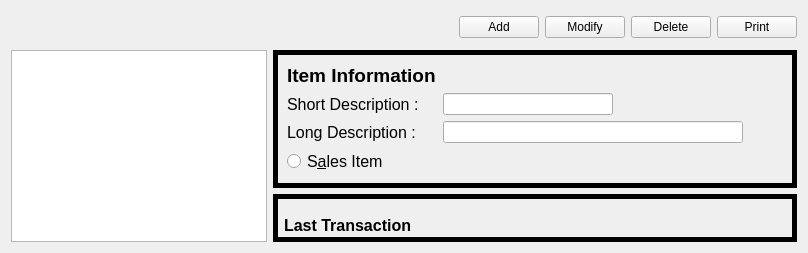
      <widget class="QWidget" name="ItemsTab">
       <attribute name="title">
        <string>Items List</string>
       </attribute>
       <layout class="QGridLayout" name="gridLayout_35">
        <item row="1" column="0">
         <layout class="QHBoxLayout" name="horizontalLayout_22">
          <item>
           <widget class="QTableView" name="tvItems">
            <property name="maximumSize">
             <size>
              <width>500</width>
              <height>16777215</height>
             </size>
            </property>
           </widget>
          </item>
          <item>
           <layout class="QVBoxLayout" name="verticalLayout_7">
            <item>
             <widget class="QFrame" name="frame3">
              <property name="maximumSize">
               <size>
                <width>16777215</width>
                <height>200</height>
               </size>
              </property>
              <property name="frameShape">
               <enum>QFrame::Box</enum>
              </property>
              <property name="frameShadow">
               <enum>QFrame::Plain</enum>
              </property>
              <property name="lineWidth">
               <number>5</number>
              </property>
              <layout class="QGridLayout" name="gridLayout_33">
               <item row="0" column="0">
                <widget class="QLabel" name="label_16">
                 <property name="font">
                  <font>
                   <pointsize>14</pointsize>
                   <bold>true</bold>
                  </font>
                 </property>
                 <property name="text">
                  <string>Item Information</string>
                 </property>
                </widget>
               </item>
               <item row="1" column="0">
                <layout class="QHBoxLayout" name="horizontalLayout_45">
                 <item>
                  <widget class="QLabel" name="label_60">
                   <property name="minimumSize">
                    <size>
                     <width>150</width>
                     <height>0</height>
                    </size>
                   </property>
                   <property name="font">
                    <font>
                     <pointsize>12</pointsize>
                    </font>
                   </property>
                   <property name="text">
                    <string>Short Description : </string>
                   </property>
                  </widget>
                 </item>
                 <item>
                  <widget class="QLineEdit" name="leShortDesc">
                   <property name="enabled">
                    <bool>true</bool>
                   </property>
                   <property name="sizePolicy">
                    <sizepolicy hsizetype="Expanding" vsizetype="Fixed">
                     <horstretch>0</horstretch>
                     <verstretch>0</verstretch>
                    </sizepolicy>
                   </property>
                   <property name="maximumSize">
                    <size>
                     <width>200</width>
                     <height>16777215</height>
                    </size>
                   </property>
                   <property name="readOnly">
                    <bool>true</bool>
                   </property>
                  </widget>
                 </item>
                 <item>
                  <spacer name="horizontalSpacer_25">
                   <property name="orientation">
                    <enum>Qt::Horizontal</enum>
                   </property>
                   <property name="sizeHint" stdset="0">
                    <size>
                     <width>44</width>
                     <height>20</height>
                    </size>
                   </property>
                  </spacer>
                 </item>
                </layout>
               </item>
               <item row="2" column="0">
                <layout class="QHBoxLayout" name="horizontalLayout_44">
                 <item>
                  <widget class="QLabel" name="label_59">
                   <property name="minimumSize">
                    <size>
                     <width>150</width>
                     <height>0</height>
                    </size>
                   </property>
                   <property name="font">
                    <font>
                     <pointsize>12</pointsize>
                    </font>
                   </property>
                   <property name="text">
                    <string>Long Description : </string>
                   </property>
                  </widget>
                 </item>
                 <item>
                  <widget class="QLineEdit" name="leLongDesc">
                   <property name="minimumSize">
                    <size>
                     <width>300</width>
                     <height>0</height>
                    </size>
                   </property>
                   <property name="readOnly">
                    <bool>true</bool>
                   </property>
                  </widget>
                 </item>
                 <item>
                  <spacer name="horizontalSpacer_27">
                   <property name="orientation">
                    <enum>Qt::Horizontal</enum>
                   </property>
                   <property name="sizeHint" stdset="0">
                    <size>
                     <width>40</width>
                     <height>20</height>
                    </size>
                   </property>
                  </spacer>
                 </item>
                </layout>
               </item>
               <item row="3" column="0">
                <widget class="QRadioButton" name="rbSale">
                 <property name="enabled">
                  <bool>true</bool>
                 </property>
                 <property name="font">
                  <font>
                   <pointsize>12</pointsize>
                  </font>
                 </property>
                 <property name="text">
                  <string>S&amp;ales Item</string>
                 </property>
                 <property name="checkable">
                  <bool>true</bool>
                 </property>
                </widget>
               </item>
              </layout>
             </widget>
            </item>
            <item>
             <widget class="QFrame" name="frame3_2">
              <property name="frameShape">
               <enum>QFrame::Box</enum>
              </property>
              <property name="frameShadow">
               <enum>QFrame::Plain</enum>
              </property>
              <property name="lineWidth">
               <number>5</number>
              </property>
              <widget class="QSplitter" name="splitter_3">
               <property name="geometry">
                <rect>
                 <x>11</x>
                 <y>11</y>
                 <width>284</width>
                 <height>300</height>
                </rect>
               </property>
               <property name="orientation">
                <enum>Qt::Vertical</enum>
               </property>
               <widget class="QLabel" name="label_57">
                <property name="minimumSize">
                 <size>
                  <width>0</width>
                  <height>40</height>
                 </size>
                </property>
                <property name="maximumSize">
                 <size>
                  <width>16777215</width>
                  <height>40</height>
                 </size>
                </property>
                <property name="font">
                 <font>
                  <pointsize>12</pointsize>
                  <bold>true</bold>
                 </font>
                </property>
                <property name="text">
                 <string>Last Transaction</string>
                </property>
               </widget>
               <widget class="QWidget" name="layoutWidget">
                <layout class="QVBoxLayout" name="verticalLayout_8">
                 <item>
                  <layout class="QHBoxLayout" name="horizontalLayout_46">
                   <item>
                    <widget class="QLabel" name="label_58">
                     <property name="minimumSize">
                      <size>
                       <width>0</width>
                       <height>20</height>
                      </size>
                     </property>
                     <property name="maximumSize">
                      <size>
                       <width>16777215</width>
                       <height>20</height>
                      </size>
                     </property>
                     <property name="text">
                      <string>Date:</string>
                     </property>
                    </widget>
                   </item>
                   <item>
                    <widget class="QLabel" name="lDate">
                     <property name="minimumSize">
                      <size>
                       <width>200</width>
                       <height>20</height>
                      </size>
                     </property>
                     <property name="maximumSize">
                      <size>
                       <width>16777215</width>
                       <height>20</height>
                      </size>
                     </property>
                     <property name="frameShape">
                      <enum>QFrame::StyledPanel</enum>
                     </property>
                     <property name="text">
                      <string/>
                     </property>
                    </widget>
                   </item>
                  </layout>
                 </item>
                 <item>
                  <layout class="QHBoxLayout" name="horizontalLayout_47">
                   <item>
                    <widget class="QLabel" name="label_61">
                     <property name="minimumSize">
                      <size>
                       <width>0</width>
                       <height>20</height>
                      </size>
                     </property>
                     <property name="maximumSize">
                      <size>
                       <width>16777215</width>
                       <height>20</height>
                      </size>
                     </property>
                     <property name="text">
                      <string>Quantity:</string>
                     </property>
                    </widget>
                   </item>
                   <item>
                    <widget class="QLabel" name="lQuantity">
                     <property name="minimumSize">
                      <size>
                       <width>200</width>
                       <height>20</height>
                      </size>
                     </property>
                     <property name="maximumSize">
                      <size>
                       <width>16777215</width>
                       <height>20</height>
                      </size>
                     </property>
                     <property name="frameShape">
                      <enum>QFrame::StyledPanel</enum>
                     </property>
                     <property name="text">
                      <string/>
                     </property>
                    </widget>
                   </item>
                  </layout>
                 </item>
                 <item>
                  <layout class="QHBoxLayout" name="horizontalLayout_48">
                   <item>
                    <widget class="QLabel" name="label_62">
                     <property name="minimumSize">
                      <size>
                       <width>0</width>
                       <height>20</height>
                      </size>
                     </property>
                     <property name="maximumSize">
                      <size>
                       <width>16777215</width>
                       <height>20</height>
                      </size>
                     </property>
                     <property name="text">
                      <string>Customer:</string>
                     </property>
                    </widget>
                   </item>
                   <item>
                    <widget class="QLabel" name="lCustomer">
                     <property name="minimumSize">
                      <size>
                       <width>200</width>
                       <height>20</height>
                      </size>
                     </property>
                     <property name="maximumSize">
                      <size>
                       <width>16777215</width>
                       <height>20</height>
                      </size>
                     </property>
                     <property name="frameShape">
                      <enum>QFrame::StyledPanel</enum>
                     </property>
                     <property name="text">
                      <string/>
                     </property>
                    </widget>
                   </item>
                  </layout>
                 </item>
                 <item>
                  <layout class="QHBoxLayout" name="horizontalLayout_49">
                   <item>
                    <widget class="QLabel" name="label_63">
                     <property name="minimumSize">
                      <size>
                       <width>0</width>
                       <height>20</height>
                      </size>
                     </property>
                     <property name="maximumSize">
                      <size>
                       <width>16777215</width>
                       <height>20</height>
                      </size>
                     </property>
                     <property name="text">
                      <string>Vehicule:</string>
                     </property>
                    </widget>
                   </item>
                   <item>
                    <widget class="QLabel" name="lVehicule">
                     <property name="minimumSize">
                      <size>
                       <width>200</width>
                       <height>20</height>
                      </size>
                     </property>
                     <property name="maximumSize">
                      <size>
                       <width>16777215</width>
                       <height>20</height>
                      </size>
                     </property>
                     <property name="frameShape">
                      <enum>QFrame::StyledPanel</enum>
                     </property>
                     <property name="text">
                      <string/>
                     </property>
                    </widget>
                   </item>
                  </layout>
                 </item>
                </layout>
               </widget>
               <widget class="QLabel" name="label_64">
                <property name="minimumSize">
                 <size>
                  <width>0</width>
                  <height>40</height>
                 </size>
                </property>
                <property name="maximumSize">
                 <size>
                  <width>16777215</width>
                  <height>40</height>
                 </size>
                </property>
                <property name="font">
                 <font>
                  <pointsize>12</pointsize>
                  <bold>true</bold>
                 </font>
                </property>
                <property name="text">
                 <string>Quantities Lifted </string>
                </property>
               </widget>
               <widget class="QWidget" name="layoutWidget_4">
                <layout class="QVBoxLayout" name="verticalLayout_10">
                 <item>
                  <layout class="QHBoxLayout" name="horizontalLayout_51">
                   <item>
                    <widget class="QLabel" name="label_65">
                     <property name="minimumSize">
                      <size>
                       <width>0</width>
                       <height>20</height>
                      </size>
                     </property>
                     <property name="maximumSize">
                      <size>
                       <width>16777215</width>
                       <height>20</height>
                      </size>
                     </property>
                     <property name="text">
                      <string>Current Week</string>
                     </property>
                    </widget>
                   </item>
                   <item>
                    <widget class="QLabel" name="lcurW">
                     <property name="minimumSize">
                      <size>
                       <width>150</width>
                       <height>20</height>
                      </size>
                     </property>
                     <property name="maximumSize">
                      <size>
                       <width>200</width>
                       <height>20</height>
                      </size>
                     </property>
                     <property name="text">
                      <string/>
                     </property>
                     <property name="alignment">
                      <set>Qt::AlignRight|Qt::AlignTrailing|Qt::AlignVCenter</set>
                     </property>
                    </widget>
                   </item>
                  </layout>
                 </item>
                 <item>
                  <layout class="QHBoxLayout" name="horizontalLayout_52">
                   <item>
                    <widget class="QLabel" name="label_66">
                     <property name="minimumSize">
                      <size>
                       <width>0</width>
                       <height>20</height>
                      </size>
                     </property>
                     <property name="maximumSize">
                      <size>
                       <width>16777215</width>
                       <height>20</height>
                      </size>
                     </property>
                     <property name="text">
                      <string>Current Month</string>
                     </property>
                    </widget>
                   </item>
                   <item>
                    <widget class="QLabel" name="lcurM">
                     <property name="minimumSize">
                      <size>
                       <width>0</width>
                       <height>20</height>
                      </size>
                     </property>
                     <property name="maximumSize">
                      <size>
                       <width>16777215</width>
                       <height>20</height>
                      </size>
                     </property>
                     <property name="text">
                      <string/>
                     </property>
                     <property name="alignment">
                      <set>Qt::AlignRight|Qt::AlignTrailing|Qt::AlignVCenter</set>
                     </property>
                    </widget>
                   </item>
                  </layout>
                 </item>
                 <item>
                  <layout class="QHBoxLayout" name="horizontalLayout_53">
                   <item>
                    <widget class="QLabel" name="label_67">
                     <property name="minimumSize">
                      <size>
                       <width>0</width>
                       <height>20</height>
                      </size>
                     </property>
                     <property name="maximumSize">
                      <size>
                       <width>16777215</width>
                       <height>20</height>
                      </size>
                     </property>
                     <property name="text">
                      <string>Current Year</string>
                     </property>
                    </widget>
                   </item>
                   <item>
                    <widget class="QLabel" name="lcurY">
                     <property name="minimumSize">
                      <size>
                       <width>0</width>
                       <height>20</height>
                      </size>
                     </property>
                     <property name="maximumSize">
                      <size>
                       <width>16777215</width>
                       <height>20</height>
                      </size>
                     </property>
                     <property name="text">
                      <string/>
                     </property>
                     <property name="alignment">
                      <set>Qt::AlignRight|Qt::AlignTrailing|Qt::AlignVCenter</set>
                     </property>
                    </widget>
                   </item>
                  </layout>
                 </item>
                </layout>
               </widget>
              </widget>
              <widget class="QCommandLinkButton" name="commandLinkButton">
               <property name="geometry">
                <rect>
                 <x>420</x>
                 <y>50</y>
                 <width>168</width>
                 <height>41</height>
                </rect>
               </property>
               <property name="text">
                <string>CommandLinkButton</string>
               </property>
              </widget>
             </widget>
            </item>
           </layout>
          </item>
         </layout>
        </item>
        <item row="0" column="0">
         <layout class="QHBoxLayout" name="horizontalLayout_17">
          <item>
           <spacer name="horizontalSpacer_10">
            <property name="orientation">
             <enum>Qt::Horizontal</enum>
            </property>
            <property name="sizeHint" stdset="0">
             <size>
              <width>244</width>
              <height>33</height>
             </size>
            </property>
           </spacer>
          </item>
          <item>
           <widget class="QPushButton" name="pbAddItem">
            <property name="text">
             <string>Add</string>
            </property>
           </widget>
          </item>
          <item>
           <widget class="QPushButton" name="pbModifyItem">
            <property name="text">
             <string>Modify</string>
            </property>
           </widget>
          </item>
          <item>
           <widget class="QPushButton" name="pbDeleteItem">
            <property name="text">
             <string>Delete</string>
            </property>
           </widget>
          </item>
          <item>
           <widget class="QPushButton" name="pbPrintItems">
            <property name="text">
             <string>Print</string>
            </property>
           </widget>
          </item>
         </layout>
        </item>
       </layout>
      </widget>
